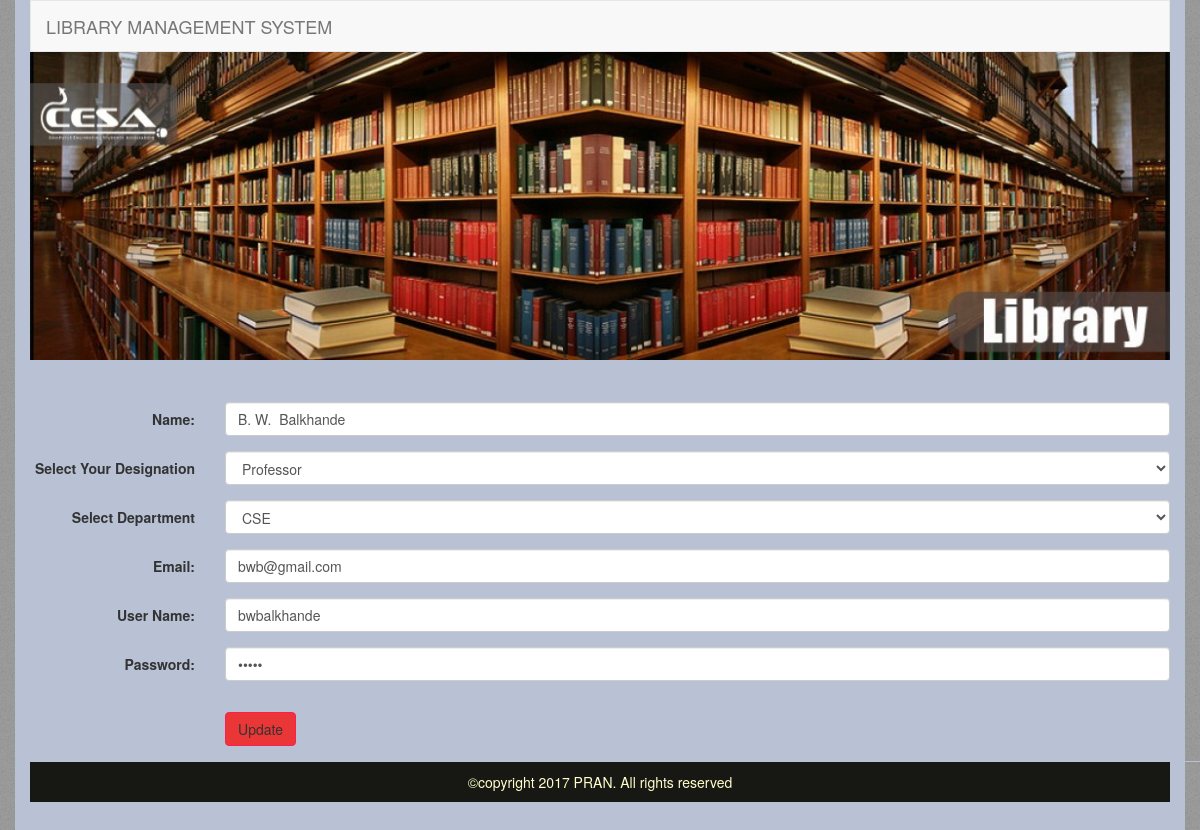
Screenshot of /teupdatetest.php?id=1 with the database file from the repository.
### tables this page shows
CREATE TABLE `te_registration` (
  `id` int(11) NOT NULL,
  `name` varchar(255) NOT NULL,
  `designation` varchar(255) NOT NULL,
  `dept` varchar(255) NOT NULL,
  `email` varchar(255) NOT NULL,
  `username` varchar(255) NOT NULL,
  `password` varchar(255) NOT NULL,
  `user_role` int(11) NOT NULL DEFAULT '3'
);

### teupdatetest.php (the view, shortened to what this page needs)
<?php
include('adminheader.php');
?>
<div class="row">
      <div class="col-md-12">
<?php
  require 'newcon.php';
  if(isset($_GET['id']))
  {
  $id=$_GET['id'];
  $getselect=mysqli_query($link,"SELECT * FROM te_registration WHERE id='$id'");
  while($profile=mysqli_fetch_array($getselect))
  {
  		  $name=$profile['name'];
        $designation= $profile['designation'];
      	$dpt=$profile['dept'];
        $email=$profile['email'];
        $user = $profile['username'];
        $pass = $profile['password'];
?>
    <form class="form-horizontal" role="form" action="teupdate.php" method="POST">
              <div class="form-group">
                <label class="control-label col-sm-2" for="name">Name:</label>
                <div class="col-sm-10">
                  <input type="text" class="form-control" name="name" id="name" value="<?php echo $name;?>">
                </div>
              </div>
              <div class="form-group">
                  <label class="control-label col-sm-2" for="designation">Select Your Designation</label>
                  <div class="col-sm-10">
                  <select class="form-control" id="designation" name="designation">
                    <option value="<?php echo $designation; ?>"><?php echo $designation; ?></option>
                  </select>
                  </div>
                </div>
               <div class="form-group">
                  <label class="control-label col-sm-2" for="dept">Select Department</label>
                  <div class="col-sm-10">
                  <select class="form-control" id="dept" name="dept">
                    <option value="<?php echo $dpt;?>"><?php echo $dpt;?></option>
                  </select>
                  </div>
                </div>
              <div class="form-group">
                <label class="control-label col-sm-2" for="email">Email:</label>
                <div class="col-sm-10">
                  <input type="email" class="form-control" id="email" name="email" value="<?php echo $email?>">
                </div>
              </div>
              <div class="form-group">
                <label class="control-label col-sm-2" for="email">User Name:</label>
                <div class="col-sm-10">
                  <input type="username" class="form-control" id="username" name="username" value="<?php echo $user;?>">
                </div>
              </div>
              <div class="form-group">
                <label class="control-label col-sm-2" for="pwd">Password:</label>
                <div class="col-sm-10">
                  <input type="password" class="form-control" id="password" name="password" value="<?php echo $pass;?>">
                </div>
              </div>
              <div class="form-group">
                <div class="col-sm-offset-2 col-sm-10">
                </div>
              </div>
              <div class="form-group">
                <div class="col-sm-offset-2 col-sm-10">
                  <button type="submit" class="btn btn-default" name="update">Update</button>
                </div>
              </div>
         </form>
<?php } } ?>
      </div>
    </div>
 <?php include('footer.php');?>

### css/mystyle.css (style rules this page uses)
.btn-default { border-color:#FF1D4D;background: #EA3636; }
body { background:url(../images/body-bg.png); }

### rows the page displays
te_registration: name "B. W. Balkhande", designation "Professor", dept "CSE", email "bwb@gmail.com", username "bwbalkhande"
